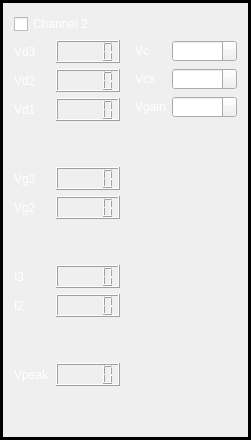
          <widget class="QFrame" name="frame">
           <property name="frameShape">
            <enum>QFrame::Shape::Box</enum>
           </property>
           <property name="lineWidth">
            <number>3</number>
           </property>
           <layout class="QVBoxLayout" name="verticalLayout_4">
            <item>
             <layout class="QHBoxLayout" name="horizontalLayout_57">
              <item>
               <widget class="QCheckBox" name="CH2_on">
                <property name="styleSheet">
                 <string notr="true">color: rgb(255, 255, 255);</string>
                </property>
                <property name="text">
                 <string>Channel 2</string>
                </property>
               </widget>
              </item>
             </layout>
            </item>
            <item>
             <layout class="QHBoxLayout" name="horizontalLayout_58">
              <item>
               <layout class="QVBoxLayout" name="verticalLayout_18">
                <item>
                 <layout class="QHBoxLayout" name="horizontalLayout_65">
                  <item>
                   <widget class="QLabel" name="label_28">
                    <property name="sizePolicy">
                     <sizepolicy hsizetype="Preferred" vsizetype="Preferred">
                      <horstretch>0</horstretch>
                      <verstretch>0</verstretch>
                     </sizepolicy>
                    </property>
                    <property name="styleSheet">
                     <string notr="true">color: rgb(255, 255, 255);</string>
                    </property>
                    <property name="text">
                     <string>Vd3</string>
                    </property>
                   </widget>
                  </item>
                  <item>
                   <widget class="QLCDNumber" name="vd3_2"/>
                  </item>
                 </layout>
                </item>
                <item>
                 <layout class="QHBoxLayout" name="horizontalLayout_64">
                  <item>
                   <widget class="QLabel" name="label_51">
                    <property name="styleSheet">
                     <string notr="true">color: rgb(255, 255, 255);
</string>
                    </property>
                    <property name="text">
                     <string>Vd2</string>
                    </property>
                   </widget>
                  </item>
                  <item>
                   <widget class="QLCDNumber" name="vd2_2"/>
                  </item>
                 </layout>
                </item>
                <item>
                 <layout class="QHBoxLayout" name="horizontalLayout_63">
                  <item>
                   <widget class="QLabel" name="label_52">
                    <property name="styleSheet">
                     <string notr="true">color: rgb(255, 255, 255);</string>
                    </property>
                    <property name="text">
                     <string>Vd1</string>
                    </property>
                   </widget>
                  </item>
                  <item>
                   <widget class="QLCDNumber" name="vd1_2"/>
                  </item>
                 </layout>
                </item>
                <item>
                 <spacer name="verticalSpacer_16">
                  <property name="orientation">
                   <enum>Qt::Orientation::Vertical</enum>
                  </property>
                  <property name="sizeHint" stdset="0">
                   <size>
                    <width>20</width>
                    <height>40</height>
                   </size>
                  </property>
                 </spacer>
                </item>
                <item>
                 <layout class="QHBoxLayout" name="horizontalLayout_62">
                  <item>
                   <widget class="QLabel" name="label_53">
                    <property name="styleSheet">
                     <string notr="true">color: rgb(255, 255, 255);</string>
                    </property>
                    <property name="text">
                     <string>Vg3</string>
                    </property>
                   </widget>
                  </item>
                  <item>
                   <widget class="QLCDNumber" name="vg3_2"/>
                  </item>
                 </layout>
                </item>
                <item>
                 <layout class="QHBoxLayout" name="horizontalLayout_61">
                  <item>
                   <widget class="QLabel" name="label_54">
                    <property name="styleSheet">
                     <string notr="true">color: rgb(255, 255, 255);</string>
                    </property>
                    <property name="text">
                     <string>Vg2</string>
                    </property>
                   </widget>
                  </item>
                  <item>
                   <widget class="QLCDNumber" name="vg2_2"/>
                  </item>
                 </layout>
                </item>
                <item>
                 <spacer name="verticalSpacer_17">
                  <property name="orientation">
                   <enum>Qt::Orientation::Vertical</enum>
                  </property>
                  <property name="sizeHint" stdset="0">
                   <size>
                    <width>20</width>
                    <height>40</height>
                   </size>
                  </property>
                 </spacer>
                </item>
                <item>
                 <layout class="QHBoxLayout" name="horizontalLayout_59">
                  <item>
                   <widget class="QLabel" name="label_55">
                    <property name="styleSheet">
                     <string notr="true">color: rgb(255, 255, 255);</string>
                    </property>
                    <property name="text">
                     <string>I3</string>
                    </property>
                   </widget>
                  </item>
                  <item>
                   <widget class="QLCDNumber" name="I3_2"/>
                  </item>
                 </layout>
                </item>
                <item>
                 <layout class="QHBoxLayout" name="horizontalLayout_69">
                  <item>
                   <widget class="QLabel" name="label_56">
                    <property name="styleSheet">
                     <string notr="true">color: rgb(255, 255, 255);</string>
                    </property>
                    <property name="text">
                     <string>I2</string>
                    </property>
                   </widget>
                  </item>
                  <item>
                   <widget class="QLCDNumber" name="I2_2"/>
                  </item>
                 </layout>
                </item>
                <item>
                 <spacer name="verticalSpacer_18">
                  <property name="orientation">
                   <enum>Qt::Orientation::Vertical</enum>
                  </property>
                  <property name="sizeHint" stdset="0">
                   <size>
                    <width>20</width>
                    <height>40</height>
                   </size>
                  </property>
                 </spacer>
                </item>
                <item>
                 <layout class="QHBoxLayout" name="horizontalLayout_60">
                  <item>
                   <widget class="QLabel" name="label_57">
                    <property name="styleSheet">
                     <string notr="true">color: rgb(255, 255, 255);</string>
                    </property>
                    <property name="text">
                     <string>Vpeak</string>
                    </property>
                   </widget>
                  </item>
                  <item>
                   <widget class="QLCDNumber" name="vpeak_2"/>
                  </item>
                 </layout>
                </item>
                <item>
                 <spacer name="verticalSpacer_21">
                  <property name="orientation">
                   <enum>Qt::Orientation::Vertical</enum>
                  </property>
                  <property name="sizeHint" stdset="0">
                   <size>
                    <width>20</width>
                    <height>40</height>
                   </size>
                  </property>
                 </spacer>
                </item>
               </layout>
              </item>
              <item>
               <layout class="QVBoxLayout" name="verticalLayout_17">
                <property name="leftMargin">
                 <number>9</number>
                </property>
                <item>
                 <layout class="QHBoxLayout" name="horizontalLayout_68">
                  <item>
                   <widget class="QLabel" name="label_58">
                    <property name="styleSheet">
                     <string notr="true">color: rgb(255, 255, 255);</string>
                    </property>
                    <property name="text">
                     <string>Vc</string>
                    </property>
                   </widget>
                  </item>
                  <item>
                   <widget class="QDoubleSpinBox" name="vc2">
                    <property name="styleSheet">
                     <string notr="true">color: rgb(255, 255, 255);</string>
                    </property>
                    <property name="suffix">
                     <string>[V]</string>
                    </property>
                    <property name="maximum">
                     <double>1.300000000000000</double>
                    </property>
                    <property name="singleStep">
                     <double>0.020000000000000</double>
                    </property>
                   </widget>
                  </item>
                 </layout>
                </item>
                <item>
                 <layout class="QHBoxLayout" name="horizontalLayout_66">
                  <item>
                   <widget class="QLabel" name="label_59">
                    <property name="styleSheet">
                     <string notr="true">color: rgb(255, 255, 255);</string>
                    </property>
                    <property name="text">
                     <string>Vcx</string>
                    </property>
                   </widget>
                  </item>
                  <item>
                   <widget class="QDoubleSpinBox" name="vcx2">
                    <property name="styleSheet">
                     <string notr="true">color: rgb(255, 255, 255);</string>
                    </property>
                    <property name="suffix">
                     <string>[V]</string>
                    </property>
                    <property name="maximum">
                     <double>2.000000000000000</double>
                    </property>
                    <property name="singleStep">
                     <double>0.020000000000000</double>
                    </property>
                   </widget>
                  </item>
                 </layout>
                </item>
                <item>
                 <layout class="QHBoxLayout" name="horizontalLayout_67">
                  <item>
                   <widget class="QLabel" name="label_60">
                    <property name="styleSheet">
                     <string notr="true">color: rgb(255, 255, 255);</string>
                    </property>
                    <property name="text">
                     <string>Vgain</string>
                    </property>
                   </widget>
                  </item>
                  <item>
                   <widget class="QDoubleSpinBox" name="vgain2">
                    <property name="styleSheet">
                     <string notr="true">color: rgb(255, 255, 255);</string>
                    </property>
                    <property name="suffix">
                     <string>[V]</string>
                    </property>
                    <property name="maximum">
                     <double>2.500000000000000</double>
                    </property>
                    <property name="singleStep">
                     <double>0.040000000000000</double>
                    </property>
                   </widget>
                  </item>
                 </layout>
                </item>
                <item>
                 <spacer name="verticalSpacer_19">
                  <property name="orientation">
                   <enum>Qt::Orientation::Vertical</enum>
                  </property>
                  <property name="sizeHint" stdset="0">
                   <size>
                    <width>20</width>
                    <height>40</height>
                   </size>
                  </property>
                 </spacer>
                </item>
               </layout>
              </item>
             </layout>
            </item>
           </layout>
          </widget>
